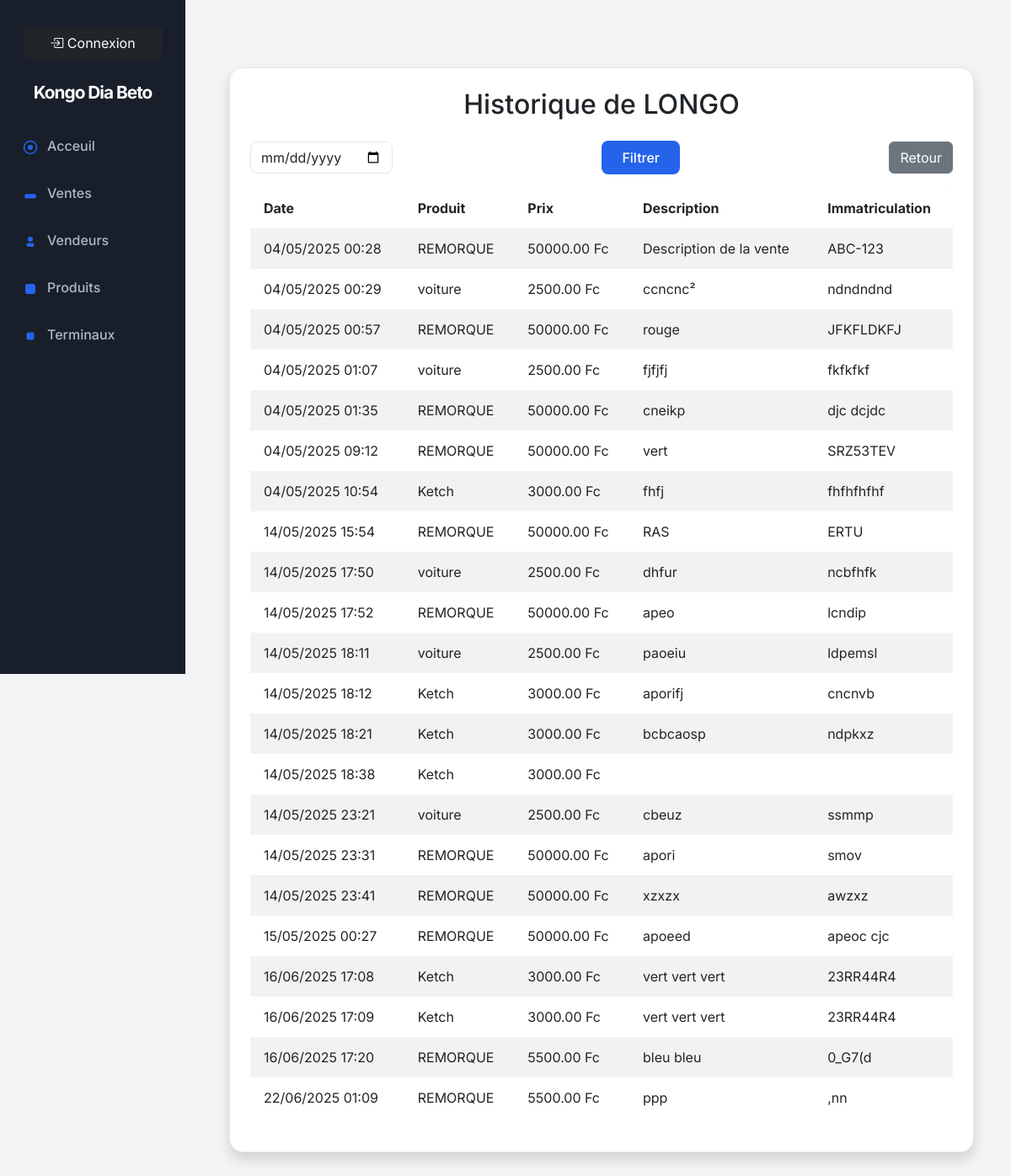
Page /api/historique-vendeur/1/ on the committed database.
### apps/sales/models.py (models this page shows, shortened)
class Vendeur(models.Model):
    nom_du_vendeur = models.CharField(max_length=100)
    email = models.EmailField(max_length=255, unique=True)  # Adresse e-mail

class Sale(models.Model):
    produit = models.ForeignKey('Produit', on_delete=models.CASCADE)  # Champ correct
    seller = models.ForeignKey('Vendeur', on_delete=models.CASCADE)
    description = models.TextField(default="Aucune description")
    license_plate = models.CharField(max_length=20)
    price = models.DecimalField(max_digits=10, decimal_places=2, default=0.0)
    created_at = models.DateTimeField(auto_now_add=True)
    SOURCE_CHOICES = [
        ('POS', 'Point of Sale'),
        ('WEB', 'Web'),
        ('OTHER', 'Autre'),
    ]
    source = models.CharField(max_length=10, choices=SOURCE_CHOICES, default='WEB')

class Produit(models.Model):
    nom_produit = models.CharField(max_length=100)  # Nom du produit
    prix = models.DecimalField(max_digits=10, decimal_places=2, default=0.0)  # Prix par défaut
    default_description = models.TextField(blank=True, null=True)  # Description par défaut
    created_at = models.DateTimeField(default=now)  # Utiliser timezone.now comme valeur par défaut

### apps/sales/views.py (the view)
# urls.py: path('historique-vendeur/<int:vendeur_id>/', historique_vendeur, name='historique_vendeur'),
def historique_vendeur(request, vendeur_id):
    vendeur = get_object_or_404(Vendeur, id=vendeur_id)
    date = request.GET.get('date')
    ventes = Sale.objects.filter(seller=vendeur)
    if date:
        ventes = ventes.filter(created_at__date=date)
    return render(request, 'historique_vendeur.html', {'vendeur': vendeur, 'ventes': ventes, 'date': date})

### apps/sales/views.py (called while the page is built)
def base_context(request):
    return {'vendeur_id': request.session.get('vendeur_id')}

### apps/sales/templates/historique_vendeur.html (shortened to what this page needs)
{% extends "base.html" %}
{% block content %}
<div class="container mt-5">
    <div class="card shadow p-4">
        <h2 class="mb-4 text-center">Historique de {{ vendeur.nom_du_vendeur }}</h2>
        <form method="get" class="mb-3 row g-2 align-items-center justify-content-between">
            <div class="col-auto">
                <input type="date" name="date" class="form-control" value="{{ date|default_if_none:'' }}">
            </div>
            <div class="col-auto">
                <button type="submit" class="btn btn-primary">Filtrer</button>
            </div>
            <div class="col-auto">
                <a href="{% url 'rapport_vente_vendeur' %}" class="btn btn-secondary">Retour</a>
            </div>
        </form>
        <table class="table table-striped">
            <thead>
                <tr>
                    <th>Date</th>
                    <th>Produit</th>
                    <th>Prix</th>
                    <th>Description</th>
                    <th>Immatriculation</th>
                </tr>
            </thead>
            <tbody>
                {% for vente in ventes %}
                <tr>
                    <td>{{ vente.created_at|date:'d/m/Y H:i' }}</td>
                    <td>{{ vente.produit.nom_produit }}</td>
                    <td>{{ vente.price }} Fc</td>
                    <td>{{ vente.description }}</td>
                    <td>{{ vente.license_plate }}</td>
                </tr>
                {% empty %}
                <tr><td colspan="5" class="text-center">Aucune vente pour cette date.</td></tr>
                {% endfor %}
            </tbody>
        </table>
    </div>
</div>
{% endblock %}

### apps/dashboard/static/dashboard/dashboard.css (style rules this page uses)
:root { --sidebar-bg: #181f2a; --sidebar-active: #232b39; --sidebar-text: #fff; --sidebar-muted: #b0b8c1; --primary: #2563eb; --primary-hover: #1d4ed8; --success: #22c55e; --warning: #facc15; --danger: #ef4444; --info: #0ea5e9; --card-bg: #fff; --card-border: #e5e7eb; --table-header: #f3f4f6; --table-row: #f9fafb; --font-main: 'Inter', Arial, sans-serif; }
body { font-family: var(--font-main); background: #f3f4f6; color: #181f2a; }
.card { background: var(--card-bg); border: 1px solid var(--card-border); border-radius: 16px; box-shadow: 0 2px 8px rgba(24,31,42,0.04); margin-bottom: 2rem; }
.btn-primary { background: var(--primary); border: none; color: #fff; font-weight: 500; border-radius: 8px; padding: 0.5rem 1.5rem; transition: background 0.2s; }
.table { background: var(--card-bg); border-radius: 12px; overflow: hidden; }
.table thead { background: var(--table-header); font-weight: 600; }
.table tbody tr { background: var(--table-row); transition: background 0.2s; }
.table td, .table th { border: none; padding: 0.75rem 1rem; }
.form-control, .form-select { border-radius: 8px; border: 1px solid var(--card-border); font-size: 1rem; }

### rows in the picture
Vendeur: nom_du_vendeur "LONGO"
Sale: created_at "04/05/2025 00:28", produit.nom_produit "REMORQUE", price "50000.00", description "Description de la vente", license_plate "ABC-123"
Sale: created_at "04/05/2025 00:29", produit.nom_produit "voiture", price "2500.00", description "ccncnc²", license_plate "ndndndnd"
Sale: created_at "04/05/2025 00:57", produit.nom_produit "REMORQUE", price "50000.00", description "rouge", license_plate "JFKFLDKFJ"
Sale: created_at "04/05/2025 01:07", produit.nom_produit "voiture", price "2500.00", description "fjfjfj", license_plate "fkfkfkf"
Sale: created_at "04/05/2025 01:35", produit.nom_produit "REMORQUE", price "50000.00", description "cneikp", license_plate "djc dcjdc"
Sale: created_at "04/05/2025 09:12", produit.nom_produit "REMORQUE", price "50000.00", description "vert", license_plate "SRZ53TEV"
Sale: created_at "04/05/2025 10:54", produit.nom_produit "Ketch", price "3000.00", description "fhfj", license_plate "fhfhfhfhf"
Sale: created_at "14/05/2025 15:54", produit.nom_produit "REMORQUE", price "50000.00", description "RAS", license_plate "ERTU"
Sale: created_at "14/05/2025 17:50", produit.nom_produit "voiture", price "2500.00", description "dhfur", license_plate "ncbfhfk"
Sale: created_at "14/05/2025 17:52", produit.nom_produit "REMORQUE", price "50000.00", description "apeo", license_plate "lcndip"
Sale: created_at "14/05/2025 18:11", produit.nom_produit "voiture", price "2500.00", description "paoeiu", license_plate "ldpemsl"
Sale: created_at "14/05/2025 18:12", produit.nom_produit "Ketch", price "3000.00", description "aporifj", license_plate "cncnvb"
Sale: created_at "14/05/2025 18:21", produit.nom_produit "Ketch", price "3000.00", description "bcbcaosp", license_plate "ndpkxz"
Sale: created_at "14/05/2025 18:38", produit.nom_produit "Ketch", price "3000.00"
Sale: created_at "14/05/2025 23:21", produit.nom_produit "voiture", price "2500.00", description "cbeuz", license_plate "ssmmp"
Sale: created_at "14/05/2025 23:31", produit.nom_produit "REMORQUE", price "50000.00", description "apori", license_plate "smov"
Sale: created_at "14/05/2025 23:41", produit.nom_produit "REMORQUE", price "50000.00", description "xzxzx", license_plate "awzxz"
Sale: created_at "15/05/2025 00:27", produit.nom_produit "REMORQUE", price "50000.00", description "apoeed", license_plate "apeoc cjc"
Sale: created_at "16/06/2025 17:08", produit.nom_produit "Ketch", price "3000.00", description "vert vert vert", license_plate "23RR44R4"
Sale: created_at "16/06/2025 17:09", produit.nom_produit "Ketch", price "3000.00", description "vert vert vert", license_plate "23RR44R4"
Sale: created_at "16/06/2025 17:20", produit.nom_produit "REMORQUE", price "5500.00", description "bleu bleu", license_plate "0_G7(d"
Sale: created_at "22/06/2025 01:09", produit.nom_produit "REMORQUE", price "5500.00", description "ppp", license_plate ",nn"
